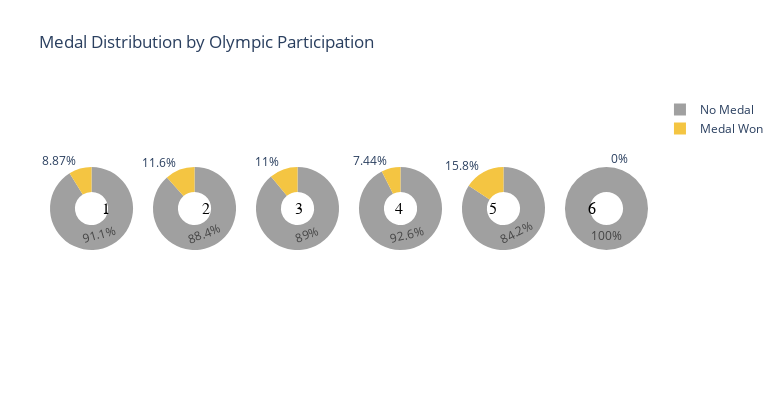

The code cell stored with this chart in its notebook:
### Markdown cell above
# Participations

### Code cell
# A améliorer

df = olympics_data[olympics_data["Sport"] == "Swimming"].copy()
df = df.drop_duplicates(subset=["Name", "Year"])

df = df.sort_values(["Name", "Year"])
df["Participation_Number"] = df.groupby("Name").cumcount() + 1

df["Medal_Status"] = df["Medal"].apply(lambda x: "Medal Won" if pd.notna(x) else "No Medal")

participation_counts = df.groupby(["Participation_Number", "Medal_Status"]).size().unstack(fill_value=0)

participation_percentages = participation_counts.div(participation_counts.sum(axis=1), axis=0) * 100

colors = {"Medal Won": "#F4C542", "No Medal": "#A0A0A0"}

participation_levels = sorted(participation_percentages.index)
num_participations = len(participation_levels)

fig = sp.make_subplots(
    rows=1, cols=num_participations,
    specs=[[{"type": "domain"}] * num_participations]
)

for i, p in enumerate(participation_levels):
    values = [
        participation_percentages.loc[p]["Medal Won"],
        participation_percentages.loc[p]["No Medal"]
    ]

    fig.add_trace(go.Pie(
        labels=["Medal Won", "No Medal"],
        values=values,
        marker=dict(colors=[colors["Medal Won"], colors["No Medal"]]),
        hole=0.4,
        textinfo='percent',
        showlegend=(i == 0)
    ), row=1, col=i+1)

    num_pies = len(participation_levels)
    x_position = (i + 0.5) / num_pies

    fig.add_annotation(
        x=x_position,
        y=0.5,
        text=f"{p}",
        showarrow=False,
        font=dict(size=16, color="black", family="Arial Black"),
        xref="paper",
        yref="paper"
    )

fig.update_layout(
    title_text="Medal Distribution by Olympic Participation",
    height=400,
    width=130 * num_participations,
    margin=dict(t=80, b=50, l=50, r=50),
    font=dict(size=12)
)

fig.show()

### Figure 1 — Plotly figure (JSON) as saved in the notebook; plotly's stock layout.template omitted (floating-point values rounded to 4 significant figures)
{"data": [{"domain": {"x": [0, 0.1389], "y": [0, 1]}, "hole": 0.4, "labels": ["Medal Won", "No Medal"], "marker": {"colors": ["#F4C542", "#A0A0A0"]}, "showlegend": true, "textinfo": "percent", "type": "pie", "values": [8.868, 91.13]}, {"domain": {"x": [0.1722, 0.3111], "y": [0, 1]}, "hole": 0.4, "labels": ["Medal Won", "No Medal"], "marker": {"colors": ["#F4C542", "#A0A0A0"]}, "showlegend": false, "textinfo": "percent", "type": "pie", "values": [11.57, 88.43]}, {"domain": {"x": [0.3444, 0.4833], "y": [0, 1]}, "hole": 0.4, "labels": ["Medal Won", "No Medal"], "marker": {"colors": ["#F4C542", "#A0A0A0"]}, "showlegend": false, "textinfo": "percent", "type": "pie", "values": [11.04, 88.96]}, {"domain": {"x": [0.5167, 0.6556], "y": [0, 1]}, "hole": 0.4, "labels": ["Medal Won", "No Medal"], "marker": {"colors": ["#F4C542", "#A0A0A0"]}, "showlegend": false, "textinfo": "percent", "type": "pie", "values": [7.438, 92.56]}, {"domain": {"x": [0.6889, 0.8278], "y": [0, 1]}, "hole": 0.4, "labels": ["Medal Won", "No Medal"], "marker": {"colors": ["#F4C542", "#A0A0A0"]}, "showlegend": false, "textinfo": "percent", "type": "pie", "values": [15.79, 84.21]}, {"domain": {"x": [0.8611, 1], "y": [0, 1]}, "hole": 0.4, "labels": ["Medal Won", "No Medal"], "marker": {"colors": ["#F4C542", "#A0A0A0"]}, "showlegend": false, "textinfo": "percent", "type": "pie", "values": [0, 100]}], "layout": {"annotations": [{"font": {"color": "black", "family": "Arial Black", "size": 16}, "showarrow": false, "text": "1", "x": 0.08333, "xref": "paper", "y": 0.5, "yref": "paper"}, {"font": {"color": "black", "family": "Arial Black", "size": 16}, "showarrow": false, "text": "2", "x": 0.25, "xref": "paper", "y": 0.5, "yref": "paper"}, {"font": {"color": "black", "family": "Arial Black", "size": 16}, "showarrow": false, "text": "3", "x": 0.4167, "xref": "paper", "y": 0.5, "yref": "paper"}, {"font": {"color": "black", "family": "Arial Black", "size": 16}, "showarrow": false, "text": "4", "x": 0.5833, "xref": "paper", "y": 0.5, "yref": "paper"}, {"font": {"color": "black", "family": "Arial Black", "size": 16}, "showarrow": false, "text": "5", "x": 0.75, "xref": "paper", "y": 0.5, "yref": "paper"}, {"font": {"color": "black", "family": "Arial Black", "size": 16}, "showarrow": false, "text": "6", "x": 0.9167, "xref": "paper", "y": 0.5, "yref": "paper"}], "font": {"size": 12}, "height": 400, "margin": {"b": 50, "l": 50, "r": 50, "t": 80}, "title": {"text": "Medal Distribution by Olympic Participation"}, "width": 780}}
